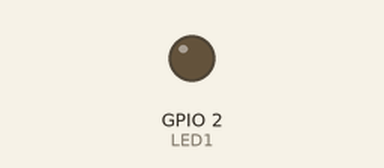
A program run on a simulated ESP32. On the bench: output pins drawn as LEDs (lit = HIGH). What the program prints to the serial monitor is not drawn.

Above: at 13.7 s.
At 18.66 s:
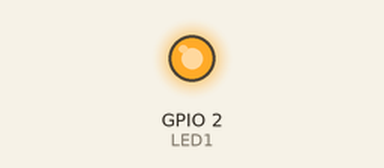
Timing chart, 0 to 19.7 s (numbered marks = the images above):
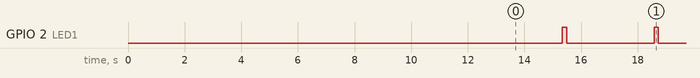

The program:

main.cpp
```cpp
#include <Arduino.h>
#include <SoftwareSerial.h>
#define sensor_baud_rate 9600 //sensor only works with baud rate of 9600
#define ESP_baud_rate 115200 //separate baud rate for ESP32 can be changed
#define LED1 2 //InBuilt led pin of ESP32

SoftwareSerial H2S_serial (18,19); //Establising software

byte H2S_qa_mode[] = {0xFF, 0x01, 0x78, 0x04, 0x00, 0x00, 0x00, 0x00, 0x83}; //Command to start O2 sensor in QnA mode
byte H2S_read[] = {0xFF, 0x01, 0x86, 0x00, 0x00, 0x00, 0x00, 0x00, 0x79}; //command to read O2 concentration under QnA mode
byte H2S_received_bytes[9]; //Array to store sensor response

float read_H2S(float *gas_con); //function to read o2 concentration
float H2S; //variable to store O2 value

void setup() {
  Serial.begin(ESP_baud_rate); //Initialise serial monitor from ESP32
  H2S_serial.begin(sensor_baud_rate);  //Initialise Uart communication with O2 sensor
  pinMode(LED1, OUTPUT); //declaring esp32 inbuilt led pin as output

  delay(1000);

  H2S_serial.write(H2S_qa_mode, sizeof(H2S_qa_mode));
  delay(250);
  H2S_serial.readBytes(H2S_received_bytes, sizeof(H2S_received_bytes));


  //prints the received bytes in serial monitor
  for (int i = 0; i <= 8; i++)
  {
    Serial.print(H2S_received_bytes[i], HEX); Serial.print(" ");
  }
  Serial.println();

  //sensor booting section
  Serial.println("Sensor is booting Please wait");
  int bootUP_time = 0;
  while(bootUP_time != 10)
  {
    Serial.print(".");
    delay(1000);
    bootUP_time += 1;
  }
  Serial.println();

}

void loop() {

  delay(1840);

  read_H2S(&H2S); //passing O2 variable address to write the o2 gas concentration value in it

  Serial.printf("H2S : %.2f \n",H2S); //prints O2 concentration in a serial monitor

  /*//code is just to print loading dots
  for(int i = 0;i<=10;i++)
  {
    Serial.print(".");
    delay(10);
  }
  Serial.println("");
  //End of loading dots print function */

  //simply just blinks Inbuilt LED in ESp32
  digitalWrite(LED1,HIGH);
  delay(150);
  digitalWrite(LED1,LOW);

}

float read_H2S(float *gas_con)
{
   if(H2S_serial.write(H2S_read,sizeof(H2S_read)) == 9) //send O2 read command to o2 sensor and checks whether it id fully sent
   {
    delay(250);
    H2S_serial.readBytes(H2S_received_bytes, sizeof(H2S_received_bytes));
    *gas_con = H2S_received_bytes[2] * 256 + H2S_received_bytes[3]; //Substituting sensor responses to the gas concentration formula
    *gas_con = *gas_con * 1;
   }

   /* //debug code -> to print received bytes into serial monitor
   for(byte j = 0;j<9;j++)
   {
     Serial.print(H2S_received_bytes[j], HEX); //Prints received byte from O2 sensor response
     Serial.print(" ");
   }
  Serial.println();  */
  return *gas_con; //returns the gas concentration of O2
}
```

Measured:
- by itself, GPIO 2 (LED1): alternates HIGH for 0.15 s and LOW for 3.1 s
